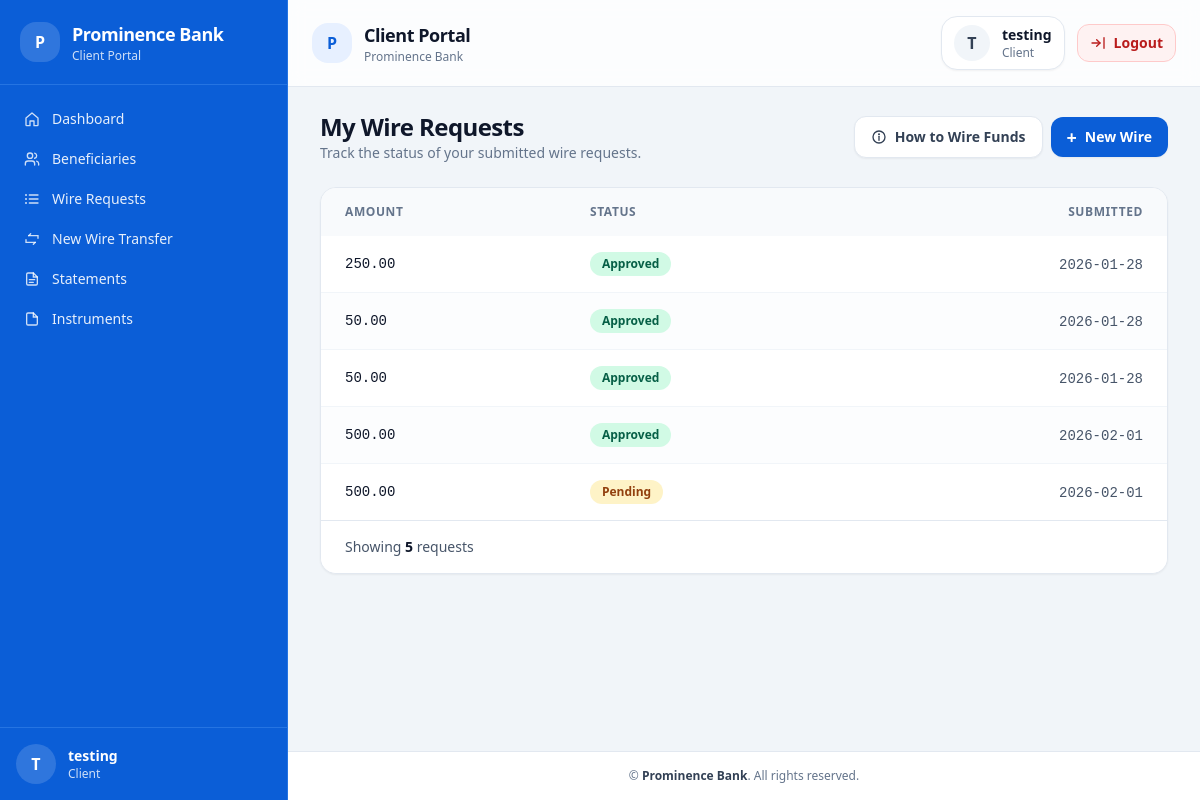
The app's page /client/wires/ (signed in) with its own data.
### transfers/models.py (models this page shows, shortened)
class ExternalWireRequest(models.Model):
    STATUS_CHOICES =  [
        ("PENDING", "Pending"),
        ("APPROVED", "Approved"),
        ("REJECTED", "Rejected"),
    ]
    customer = models.ForeignKey(
        User,
        on_delete = models.CASCADE
    )
    account = models.ForeignKey(
        "ledger.Account",
        on_delete=models.CASCADE
    )
    beneficiary = models.ForeignKey(
        Beneficiary,
        on_delete=models.CASCADE
    )
    amount = models.DecimalField(max_digits=18, decimal_places=2)
    reference = models.CharField(
        max_length=50,
        unique=True,
        help_text="Internal transaction reference"
    )
    status  = models.CharField(
        max_length=20,
        choices=STATUS_CHOICES,
        default="PENDING"
    )
    created_at = models.DateTimeField(auto_now_add=True)
    updated_at = models.DateTimeField(auto_now=True)

### transfers/views.py (the view)
# urls.py: path("wires/", views.wire_requests_list, name="client_wire_requests"),
@login_required
def wire_requests_list(request):
    requests = ExternalWireRequest.objects.filter(customer=request.user)
    return render(request, "client/wires/list.html", {
        "requests": requests
    })

### templates/client/wires/list.html (shortened to what this page needs)
{% extends "client/base_client.html" %}
{% block content %}
<div class="space-y-6">
  <div class="flex flex-col gap-3 sm:flex-row sm:items-center sm:justify-between">
    <div>
      <h1 class="text-xl sm:text-2xl font-semibold tracking-tight text-slate-900">My Wire Requests</h1>
      <p class="text-sm text-slate-500">Track the status of your submitted wire requests.</p>
    </div>
    <div class="flex flex-col gap-2 sm:flex-row sm:items-center">
      <a href="{% url 'client_funding_instructions' %}"
         class="inline-flex w-full sm:w-auto items-center justify-center gap-2 rounded-xl border border-slate-200 bg-white px-4 py-2.5 text-sm font-semibold text-slate-700 shadow-sm hover:bg-slate-50 focus:outline-none focus:ring-4 focus:ring-slate-100">
        <svg class="h-4 w-4" viewBox="0 0 24 24" fill="none" aria-hidden="true">
          <circle cx="12" cy="12" r="9" stroke="currentColor" stroke-width="2"/>
          <path d="M12 11v6" stroke="currentColor" stroke-width="2" stroke-linecap="round"/>
          <path d="M12 8h.01" stroke="currentColor" stroke-width="3" stroke-linecap="round"/>
        </svg>
        How to Wire Funds
      </a>
      <a href="{% url 'transfers:client_wire_create' %}"
         class="inline-flex w-full sm:w-auto items-center justify-center gap-2 rounded-xl bg-bankBlue px-4 py-2.5 text-sm font-semibold text-white shadow-sm hover:opacity-95 focus:outline-none focus:ring-4 focus:ring-slate-100">
        <span class="text-lg leading-none">+</span>
        New Wire
      </a>
    </div>
  </div>
  <div class="overflow-hidden rounded-2xl border border-slate-200 bg-white shadow-sm">
    {% if requests %}
      <div class="hidden sm:block overflow-x-auto">
        <table class="min-w-full text-sm">
          <thead class="bg-slate-50">
            <tr class="text-left text-xs font-semibold uppercase tracking-wider text-slate-500">
              <th class="px-6 py-4">Amount</th>
              <th class="px-6 py-4">Status</th>
              <th class="px-6 py-4 text-right">Submitted</th>
            </tr>
          </thead>
          <tbody class="divide-y divide-slate-100">
            {% for w in requests %}
            <tr class="{% cycle 'bg-white' 'bg-slate-50/40' %} hover:bg-slate-100/60 transition-colors">
              <td class="px-6 py-4 font-mono tabular-nums text-slate-900">
                {{ w.amount }}
              </td>
              <td class="px-6 py-4">
                {% if w.status == 'PENDING' %}
                  <span class="inline-flex items-center rounded-full bg-amber-100 px-3 py-1 text-xs font-semibold text-amber-800">
                    Pending
                  </span>
                {% elif w.status == 'APPROVED' %}
                  <span class="inline-flex items-center rounded-full bg-emerald-100 px-3 py-1 text-xs font-semibold text-emerald-800">
                    Approved
                  </span>
                {% elif w.status == 'REJECTED' %}
                  <span class="inline-flex items-center rounded-full bg-red-100 px-3 py-1 text-xs font-semibold text-red-800">
                    Rejected
                  </span>
                {% else %}
                  <span class="inline-flex items-center rounded-full bg-slate-100 px-3 py-1 text-xs font-semibold text-slate-700">
                    {{ w.status }}
                  </span>
                {% endif %}
              </td>
              <td class="px-6 py-4 text-right text-slate-600">
                {% if w.created_at %}
                  <span class="font-mono tabular-nums">{{ w.created_at|date:"Y-m-d" }}</span>
                {% else %}
                  <span class="text-slate-400">—</span>
                {% endif %}
              </td>
            </tr>
            {% endfor %}
          </tbody>
        </table>
      </div>
      <div class="border-t border-slate-200 bg-white px-4 py-3 sm:px-6 sm:py-4 text-sm text-slate-600">
        Showing <span class="font-semibold text-slate-900">{{ requests|length }}</span>
        request{{ requests|length|pluralize }}
      </div>
    {% endif %}
  </div>
</div>
{% endblock %}

### templates/client/partials/sidebar.html (shortened to what this page needs)
<aside class="w-72 h-screen bg-bankBlue text-white flex flex-col border-r border-blue-400/30 overflow-y-auto">
  <div class="px-5 py-5 border-b border-blue-400/30">
    <div class="flex items-center justify-between gap-3">
      <div class="flex items-center gap-3 min-w-0">
        <div class="h-10 w-10 shrink-0 rounded-2xl bg-white/15 flex items-center justify-center font-bold">
          P
        </div>
        <div class="leading-tight min-w-0">
          <div class="text-lg font-semibold tracking-tight truncate">Prominence Bank</div>
          <div class="text-xs text-white/80 truncate">Client Portal</div>
        </div>
      </div>
    </div>
  </div>
  <nav class="flex-1 px-3 py-4 text-sm">
    <div class="space-y-1">
      <a href="{% url 'client_dashboard' %}"
         class="group flex items-center gap-3 rounded-xl px-3 py-3 sm:py-2 text-white/90 hover:bg-white/15 hover:text-white transition">
        <svg class="h-4 w-4 text-white/80 group-hover:text-white" viewBox="0 0 24 24" fill="none" aria-hidden="true">
          <path d="M3 10.5 12 3l9 7.5V21a1 1 0 0 1-1 1h-5v-7H9v7H4a1 1 0 0 1-1-1v-10.5Z"
                stroke="currentColor" stroke-width="2" stroke-linecap="round" stroke-linejoin="round"/>
        </svg>
        <span class="font-medium">Dashboard</span>
      </a>
      <a href="{% url 'transfers:client_beneficiaries' %}"
         class="group flex items-center gap-3 rounded-xl px-3 py-3 sm:py-2 text-white/90 hover:bg-white/15 hover:text-white transition">
        <span class="font-medium">Beneficiaries</span>
      </a>
      <a href="{% url 'transfers:client_wire_requests' %}"
         class="group flex items-center gap-3 rounded-xl px-3 py-3 sm:py-2 text-white/90 hover:bg-white/15 hover:text-white transition">
        <svg class="h-4 w-4 text-white/80 group-hover:text-white" viewBox="0 0 24 24" fill="none" aria-hidden="true">
          <path d="M8 6h13M8 12h13M8 18h13" stroke="currentColor" stroke-width="2" stroke-linecap="round"/>
          <path d="M3 6h.01M3 12h.01M3 18h.01" stroke="currentColor" stroke-width="3" stroke-linecap="round"/>
        </svg>
        <span class="font-medium">Wire Requests</span>
      </a>
      <a href="{% url 'transfers:client_wire_create' %}"
         class="group flex items-center gap-3 rounded-xl px-3 py-3 sm:py-2 text-white/90 hover:bg-white/15 hover:text-white transition">
        <span class="font-medium">New Wire Transfer</span>
      </a>
      <a href="{% url 'client_statements' %}"
         class="group flex items-center gap-3 rounded-xl px-3 py-3 sm:py-2 text-white/90 hover:bg-white/15 hover:text-white transition">
        <span class="font-medium">Statements</span>
      </a>
      <a href="{% url 'instruments:client_ktt_list' %}"
         class="group flex items-center gap-3 rounded-xl px-3 py-3 sm:py-2 text-white/90 hover:bg-white/15 hover:text-white transition">
        <svg class="h-4 w-4 text-white/80 group-hover:text-white" viewBox="0 0 24 24" fill="none" aria-hidden="true">
          <path d="M14 3H6a2 2 0 0 0-2 2v14a2 2 0 0 0 2 2h12a2 2 0 0 0 2-2V9l-6-6Z" stroke="currentColor" stroke-width="2"/>
          <path d="M14 3v6h6" stroke="currentColor" stroke-width="2" stroke-linecap="round"/>
        </svg>
        <span class="font-medium">Instruments</span>
      </a>
    </div>
  </nav>
  <div class="border-t border-blue-400/30 p-4">
    <div class="flex items-center gap-3">
      <div class="flex h-10 w-10 items-center justify-center rounded-full bg-white/15 font-semibold">
        {{ request.user.username|slice:":1"|upper }}
      </div>
      <div class="min-w-0">
        <div class="truncate text-sm font-semibold text-white">{{ request.user.username }}</div>
        <div class="text-xs text-white/80">Client</div>
      </div>
    </div>
  </div>
</aside>

### templates/client/partials/navbar.html (shortened to what this page needs)
<header class="sticky top-0 z-40 border-b border-slate-200 bg-white/80 backdrop-blur">
  <div class="mx-auto flex max-w-7xl items-center justify-between px-4 py-3 sm:px-6 sm:py-4">
    <a href="{% url 'client_dashboard' %}" class="flex items-center gap-3 min-w-0">
      <div class="flex h-10 w-10 shrink-0 items-center justify-center rounded-2xl bg-bankBlueLight text-bankBlue font-bold">
        P
      </div>
      <div class="hidden sm:block leading-tight min-w-0">
        <div class="text-lg font-semibold tracking-tight text-slate-900 truncate">Client Portal</div>
        <div class="text-xs text-slate-500 truncate">Prominence Bank</div>
      </div>
    </a>
    <div class="flex items-center gap-2 sm:gap-3">
      <div class="hidden sm:flex items-center gap-3 rounded-2xl border border-slate-200 bg-white px-3 py-2 shadow-sm">
        <div class="flex h-9 w-9 items-center justify-center rounded-full bg-slate-100 text-slate-700 font-semibold">
          {{ request.user.username|slice:":1"|upper }}
        </div>
        <div class="leading-tight">
          <div class="text-sm font-semibold text-slate-900">
            {{ request.user.username }}
          </div>
          <div class="text-xs text-slate-500">Client</div>
        </div>
      </div>
      <a href="{% url 'logout' %}"
         class="inline-flex items-center justify-center gap-2 rounded-xl border border-red-200 bg-red-50 px-3 py-2 text-sm font-semibold text-red-700 hover:bg-red-100 focus:outline-none focus:ring-4 focus:ring-red-100">
        <span class="hidden sm:inline">Logout</span>
      </a>
    </div>
  </div>
</header>

### records on screen
ExternalWireRequest: amount "250.00", status "Approved", created_at "2026-01-28"
ExternalWireRequest: amount "50.00", status "Approved", created_at "2026-01-28"
ExternalWireRequest: amount "50.00", status "Approved", created_at "2026-01-28"
ExternalWireRequest: amount "500.00", status "Approved", created_at "2026-02-01"
ExternalWireRequest: amount "500.00", status "Pending", created_at "2026-02-01"

### other values on screen
{{ request.user.username|slice:":1"|upper }} "T"
{{ request.user.username }} "testing"
{{ requests|length }} "5"
